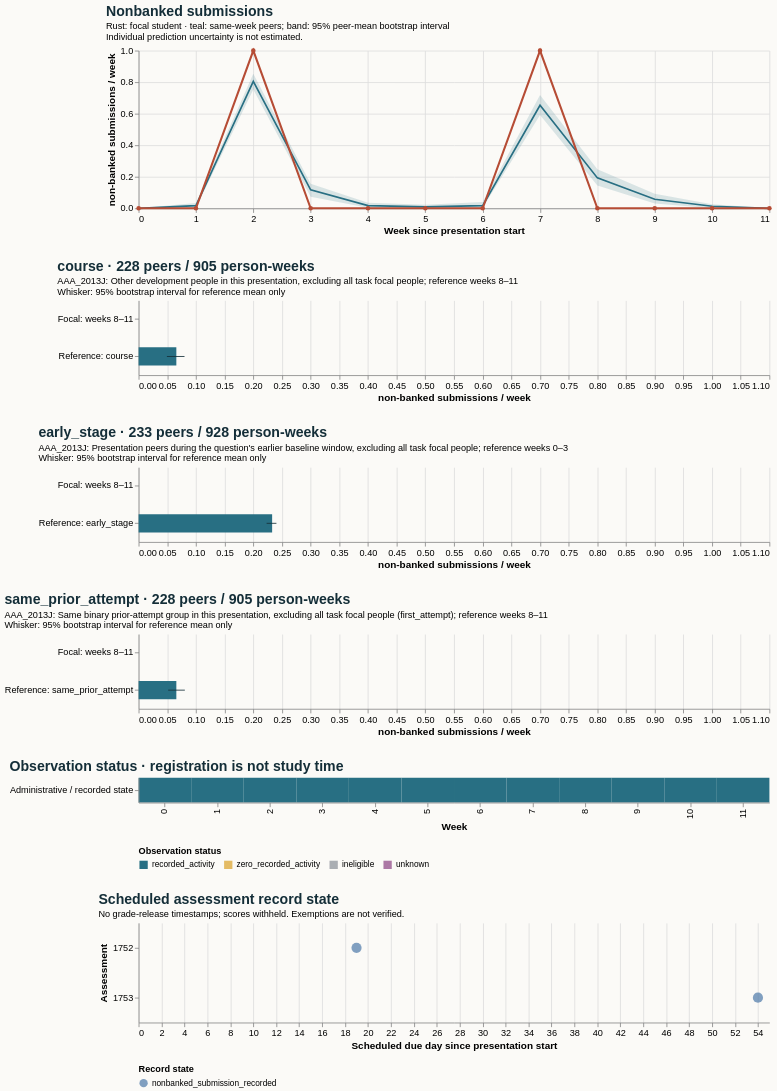

Express this chart as Vega-Lite.
### Vega-Lite specification from a JSON file in a GitHub repository (floating-point values rounded to 4 significant figures)
{"$schema": "https://vega.github.io/schema/vega-lite/v5.20.1.json", "config": {"axis": {"labelFontSize": 11, "titleFontSize": 12}, "background": "#fbfaf7", "font": "sans-serif", "title": {"anchor": "start", "color": "#142e38", "fontSize": 17, "subtitleFontSize": 11}, "view": {"continuousHeight": 300, "continuousWidth": 300, "stroke": null}}, "datasets": {"data-002ea117d1c40d49794f6d7a9cf8e2d8": [{"as_of_day": 20, "assessment_id": 1752, "course": "AAA_2013J", "due_day": 19, "person_id": 2516503, "score_status": "withheld_release_time_unknown", "state": "nonbanked_submission_recorded", "week": 2}, {"as_of_day": 55, "assessment_id": 1753, "course": "AAA_2013J", "due_day": 54, "person_id": 2516503, "score_status": "withheld_release_time_unknown", "state": "nonbanked_submission_recorded", "week": 7}], "data-19911b88a1eaa90cff14dc69c2c61b0f": [{"end_day": 6, "focal_value": 0.0, "peer_ci_high": 0.0, "peer_ci_low": 0.0, "peer_mean": 0.0, "peer_observations": 233, "peer_people": 233, "reference": "course", "unit": "non-banked submissions / week", "week": 0}, {"end_day": 13, "focal_value": 0.0, "peer_ci_high": 0.03433, "peer_ci_low": 0.004292, "peer_mean": 0.01717, "peer_observations": 233, "peer_people": 233, "reference": "course", "unit": "non-banked submissions / week", "week": 1}, {"end_day": 20, "focal_value": 1.0, "peer_ci_high": 0.8528, "peer_ci_low": 0.7532, "peer_mean": 0.8052, "peer_observations": 231, "peer_people": 231, "reference": "course", "unit": "non-banked submissions / week", "week": 2}, {"end_day": 27, "focal_value": 0.0, "peer_ci_high": 0.1558, "peer_ci_low": 0.07359, "peer_mean": 0.1169, "peer_observations": 231, "peer_people": 231, "reference": "course", "unit": "non-banked submissions / week", "week": 3}, {"end_day": 34, "focal_value": 0.0, "peer_ci_high": 0.03493, "peer_ci_low": 0.004367, "peer_mean": 0.01747, "peer_observations": 229, "peer_people": 229, "reference": "course", "unit": "non-banked submissions / week", "week": 4}, {"end_day": 41, "focal_value": 0.0, "peer_ci_high": 0.02193, "peer_ci_low": 0.0, "peer_mean": 0.008772, "peer_observations": 228, "peer_people": 228, "reference": "course", "unit": "non-banked submissions / week", "week": 5}, {"end_day": 48, "focal_value": 0.0, "peer_ci_high": 0.03947, "peer_ci_low": 0.004386, "peer_mean": 0.01754, "peer_observations": 228, "peer_people": 228, "reference": "course", "unit": "non-banked submissions / week", "week": 6}, {"end_day": 55, "focal_value": 1.0, "peer_ci_high": 0.7193, "peer_ci_low": 0.5921, "peer_mean": 0.6535, "peer_observations": 228, "peer_people": 228, "reference": "course", "unit": "non-banked submissions / week", "week": 7}, {"end_day": 62, "focal_value": 0.0, "peer_ci_high": 0.2479, "peer_ci_low": 0.1447, "peer_mean": 0.193, "peer_observations": 228, "peer_people": 228, "reference": "course", "unit": "non-banked submissions / week", "week": 8}, {"end_day": 69, "focal_value": 0.0, "peer_ci_high": 0.09251, "peer_ci_low": 0.03084, "peer_mean": 0.05727, "peer_observations": 227, "peer_people": 227, "reference": "course", "unit": "non-banked submissions / week", "week": 9}, {"end_day": 76, "focal_value": 0.0, "peer_ci_high": 0.02655, "peer_ci_low": 0.0, "peer_mean": 0.01327, "peer_observations": 226, "peer_people": 226, "reference": "course", "unit": "non-banked submissions / week", "week": 10}, {"end_day": 83, "focal_value": 0.0, "peer_ci_high": 0.0, "peer_ci_low": 0.0, "peer_mean": 0.0, "peer_observations": 224, "peer_people": 224, "reference": "course", "unit": "non-banked submissions / week", "week": 11}], "data-2cb8b35c0e9d878076dacd27a6f310cc": [{"hi": null, "lo": null, "series": "Focal: weeks 8–11", "value": 0.0}, {"hi": 0.2403, "lo": 0.2232, "series": "Reference: early_stage", "value": 0.2328}], "data-5ccb3d915cedf7bc8be9bd97b5596f04": [{"hi": null, "lo": null, "series": "Focal: weeks 8–11", "value": 0.0}, {"hi": 0.08004, "lo": 0.04934, "series": "Reference: course", "value": 0.06579}], "data-74a25612426e451091e8aeff2fcd05c2": [{"eligible_days": 7.0, "end_day": 6, "logging_completeness": "unknown", "observation_status": "recorded_activity", "row": "Administrative / recorded state", "score_status": "withheld_release_time_unknown", "start_day": 0, "value": 0.0, "week": 0}, {"eligible_days": 7.0, "end_day": 13, "logging_completeness": "unknown", "observation_status": "recorded_activity", "row": "Administrative / recorded state", "score_status": "withheld_release_time_unknown", "start_day": 7, "value": 0.0, "week": 1}, {"eligible_days": 7.0, "end_day": 20, "logging_completeness": "unknown", "observation_status": "recorded_activity", "row": "Administrative / recorded state", "score_status": "withheld_release_time_unknown", "start_day": 14, "value": 1.0, "week": 2}, {"eligible_days": 7.0, "end_day": 27, "logging_completeness": "unknown", "observation_status": "recorded_activity", "row": "Administrative / recorded state", "score_status": "withheld_release_time_unknown", "start_day": 21, "value": 0.0, "week": 3}, {"eligible_days": 7.0, "end_day": 34, "logging_completeness": "unknown", "observation_status": "recorded_activity", "row": "Administrative / recorded state", "score_status": "withheld_release_time_unknown", "start_day": 28, "value": 0.0, "week": 4}, {"eligible_days": 7.0, "end_day": 41, "logging_completeness": "unknown", "observation_status": "recorded_activity", "row": "Administrative / recorded state", "score_status": "withheld_release_time_unknown", "start_day": 35, "value": 0.0, "week": 5}, {"eligible_days": 7.0, "end_day": 48, "logging_completeness": "unknown", "observation_status": "recorded_activity", "row": "Administrative / recorded state", "score_status": "withheld_release_time_unknown", "start_day": 42, "value": 0.0, "week": 6}, {"eligible_days": 7.0, "end_day": 55, "logging_completeness": "unknown", "observation_status": "recorded_activity", "row": "Administrative / recorded state", "score_status": "withheld_release_time_unknown", "start_day": 49, "value": 1.0, "week": 7}, {"eligible_days": 7.0, "end_day": 62, "logging_completeness": "unknown", "observation_status": "recorded_activity", "row": "Administrative / recorded state", "score_status": "withheld_release_time_unknown", "start_day": 56, "value": 0.0, "week": 8}, {"eligible_days": 7.0, "end_day": 69, "logging_completeness": "unknown", "observation_status": "recorded_activity", "row": "Administrative / recorded state", "score_status": "withheld_release_time_unknown", "start_day": 63, "value": 0.0, "week": 9}, {"eligible_days": 7.0, "end_day": 76, "logging_completeness": "unknown", "observation_status": "recorded_activity", "row": "Administrative / recorded state", "score_status": "withheld_release_time_unknown", "start_day": 70, "value": 0.0, "week": 10}, {"eligible_days": 7.0, "end_day": 83, "logging_completeness": "unknown", "observation_status": "recorded_activity", "row": "Administrative / recorded state", "score_status": "withheld_release_time_unknown", "start_day": 77, "value": 0.0, "week": 11}], "data-e00ff5af896f0df443dd554102b59d13": [{"hi": null, "lo": null, "series": "Focal: weeks 8–11", "value": 0.0}, {"hi": 0.08062, "lo": 0.05154, "series": "Reference: same_prior_attempt", "value": 0.06579}]}, "resolve": {"scale": {"color": "independent"}}, "spacing": 28, "vconcat": [{"data": {"name": "data-19911b88a1eaa90cff14dc69c2c61b0f"}, "height": 190, "layer": [{"encoding": {"x": {"axis": {"tickMinStep": 1}, "field": "week", "title": "Week since presentation start", "type": "quantitative"}, "y": {"field": "peer_ci_low", "scale": {"zero": true}, "title": "non-banked submissions / week", "type": "quantitative"}, "y2": {"field": "peer_ci_high"}}, "mark": {"color": "#286f83", "opacity": 0.16, "type": "area"}}, {"encoding": {"tooltip": [{"field": "week", "type": "quantitative"}, {"field": "peer_mean", "type": "quantitative"}, {"field": "peer_people", "type": "quantitative"}, {"field": "peer_observations", "type": "quantitative"}], "x": {"field": "week", "type": "quantitative"}, "y": {"field": "peer_mean", "type": "quantitative"}}, "mark": {"color": "#286f83", "strokeWidth": 2, "type": "line"}}, {"encoding": {"tooltip": [{"field": "week", "type": "quantitative"}, {"field": "focal_value", "type": "quantitative"}], "x": {"field": "week", "type": "quantitative"}, "y": {"field": "focal_value", "type": "quantitative"}}, "mark": {"color": "#b64c35", "point": {"color": "#b64c35"}, "strokeWidth": 2.5, "type": "line"}}], "title": {"subtitle": ["Rust: focal student · teal: same-week peers; band: 95% peer-mean bootstrap interval", "Individual prediction uncertainty is not estimated."], "text": "Nonbanked submissions"}, "width": 760}, {"data": {"name": "data-5ccb3d915cedf7bc8be9bd97b5596f04"}, "height": 90, "layer": [{"encoding": {"x": {"field": "value", "scale": {"domain": [0, 1.05], "zero": true}, "title": "non-banked submissions / week", "type": "quantitative"}, "y": {"field": "series", "sort": null, "title": null, "type": "nominal"}}, "mark": {"color": "#286f83", "size": 22, "type": "bar"}}, {"encoding": {"x": {"field": "lo", "type": "quantitative"}, "x2": {"field": "hi"}, "y": {"field": "series", "sort": null, "title": null, "type": "nominal"}}, "mark": {"color": "#142e38", "type": "rule"}}], "title": {"subtitle": ["AAA_2013J: Other development people in this presentation, excluding all task focal people; reference weeks 8–11", "Whisker: 95% bootstrap interval for reference mean only"], "text": "course · 228 peers / 905 person-weeks"}, "width": 760}, {"data": {"name": "data-2cb8b35c0e9d878076dacd27a6f310cc"}, "height": 90, "layer": [{"encoding": {"x": {"field": "value", "scale": {"domain": [0, 1.05], "zero": true}, "title": "non-banked submissions / week", "type": "quantitative"}, "y": {"field": "series", "sort": null, "title": null, "type": "nominal"}}, "mark": {"color": "#286f83", "size": 22, "type": "bar"}}, {"encoding": {"x": {"field": "lo", "type": "quantitative"}, "x2": {"field": "hi"}, "y": {"field": "series", "sort": null, "title": null, "type": "nominal"}}, "mark": {"color": "#142e38", "type": "rule"}}], "title": {"subtitle": ["AAA_2013J: Presentation peers during the question's earlier baseline window, excluding all task focal people; reference weeks 0–3", "Whisker: 95% bootstrap interval for reference mean only"], "text": "early_stage · 233 peers / 928 person-weeks"}, "width": 760}, {"data": {"name": "data-e00ff5af896f0df443dd554102b59d13"}, "height": 90, "layer": [{"encoding": {"x": {"field": "value", "scale": {"domain": [0, 1.05], "zero": true}, "title": "non-banked submissions / week", "type": "quantitative"}, "y": {"field": "series", "sort": null, "title": null, "type": "nominal"}}, "mark": {"color": "#286f83", "size": 22, "type": "bar"}}, {"encoding": {"x": {"field": "lo", "type": "quantitative"}, "x2": {"field": "hi"}, "y": {"field": "series", "sort": null, "title": null, "type": "nominal"}}, "mark": {"color": "#142e38", "type": "rule"}}], "title": {"subtitle": ["AAA_2013J: Same binary prior-attempt group in this presentation, excluding all task focal people (first_attempt); reference weeks 8–11", "Whisker: 95% bootstrap interval for reference mean only"], "text": "same_prior_attempt · 228 peers / 905 person-weeks"}, "width": 760}, {"data": {"name": "data-74a25612426e451091e8aeff2fcd05c2"}, "encoding": {"color": {"field": "observation_status", "legend": {"labelLimit": 260, "orient": "bottom"}, "scale": {"domain": ["recorded_activity", "zero_recorded_activity", "ineligible", "unknown"], "range": ["#286f83", "#e4bb64", "#aaaeb3", "#ac78a5"]}, "title": "Observation status", "type": "nominal"}, "tooltip": [{"field": "week", "type": "quantitative"}, {"field": "eligible_days", "type": "quantitative"}, {"field": "observation_status", "type": "nominal"}, {"field": "logging_completeness", "type": "nominal"}], "x": {"field": "week", "title": "Week", "type": "ordinal"}, "y": {"field": "row", "title": null, "type": "nominal"}}, "height": 30, "mark": {"type": "rect"}, "title": "Observation status · registration is not study time", "width": 760}, {"data": {"name": "data-002ea117d1c40d49794f6d7a9cf8e2d8"}, "encoding": {"color": {"field": "state", "legend": {"labelLimit": 400, "orient": "bottom"}, "title": "Record state", "type": "nominal"}, "tooltip": [{"field": "assessment_id", "type": "quantitative"}, {"field": "due_day", "type": "quantitative"}, {"field": "as_of_day", "type": "quantitative"}, {"field": "state", "type": "nominal"}, {"field": "score_status", "type": "nominal"}], "x": {"field": "due_day", "title": "Scheduled due day since presentation start", "type": "quantitative"}, "y": {"field": "assessment_id", "title": "Assessment", "type": "nominal"}}, "height": 120, "mark": {"filled": true, "size": 150, "type": "point"}, "title": {"subtitle": "No grade-release timestamps; scores withheld. Exemptions are not verified.", "text": "Scheduled assessment record state"}, "width": 760}]}
